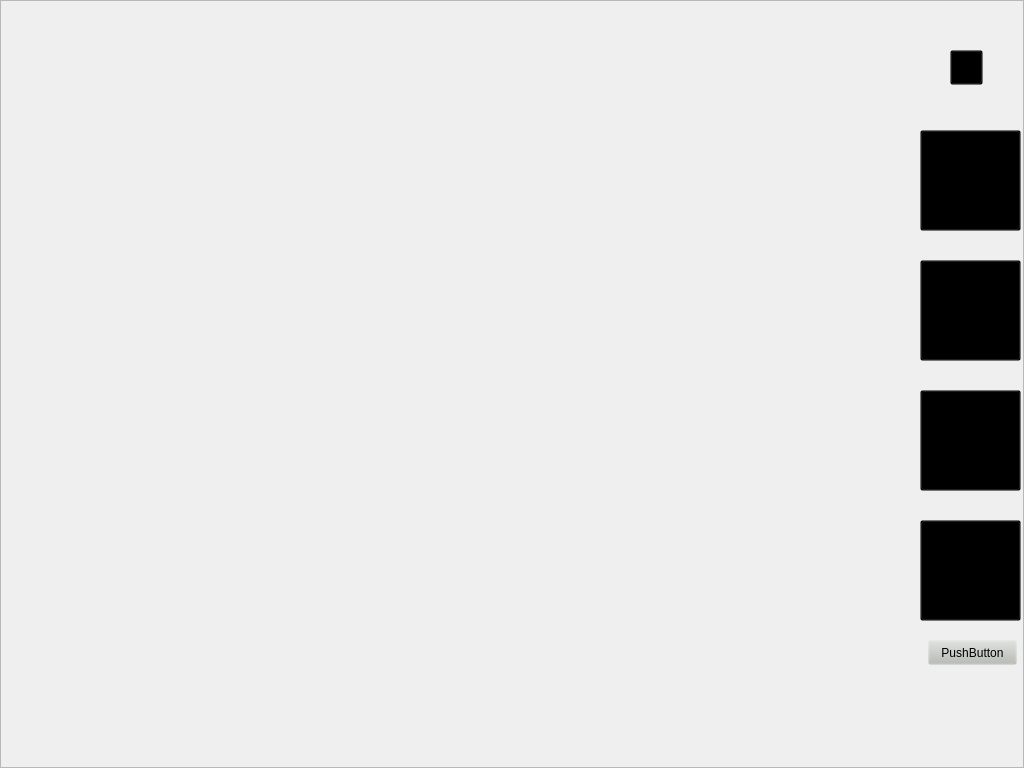
  <widget class="QFrame" name="frame">
   <property name="geometry">
    <rect>
     <x>0</x>
     <y>0</y>
     <width>1024</width>
     <height>768</height>
    </rect>
   </property>
   <property name="styleSheet">
    <string notr="true">#frame {
background-image: url(:/UI/Frame/背景.png);
}</string>
   </property>
   <property name="frameShape">
    <enum>QFrame::StyledPanel</enum>
   </property>
   <property name="frameShadow">
    <enum>QFrame::Raised</enum>
   </property>
   <widget class="QPushButton" name="paraButton">
    <property name="geometry">
     <rect>
      <x>920</x>
      <y>520</y>
      <width>101</width>
      <height>101</height>
     </rect>
    </property>
    <property name="styleSheet">
     <string notr="true">#paraButton {background-image: url(:/UI/Frame/参数设置.png);
background-color: transparent; }</string>
    </property>
    <property name="text">
     <string/>
    </property>
   </widget>
   <widget class="QPushButton" name="eventButton">
    <property name="geometry">
     <rect>
      <x>920</x>
      <y>390</y>
      <width>101</width>
      <height>101</height>
     </rect>
    </property>
    <property name="styleSheet">
     <string notr="true">#eventButton {background-image: url(:/UI/Frame/事件记录.png);
background-color: transparent; }</string>
    </property>
    <property name="text">
     <string/>
    </property>
   </widget>
   <widget class="QPushButton" name="curveButton">
    <property name="geometry">
     <rect>
      <x>920</x>
      <y>260</y>
      <width>101</width>
      <height>101</height>
     </rect>
    </property>
    <property name="styleSheet">
     <string notr="true">#curveButton {background-image: url(:/UI/Frame/曲线走势.png);
background-color: transparent; }</string>
    </property>
    <property name="text">
     <string/>
    </property>
   </widget>
   <widget class="QPushButton" name="systemButton">
    <property name="geometry">
     <rect>
      <x>920</x>
      <y>130</y>
      <width>101</width>
      <height>101</height>
     </rect>
    </property>
    <property name="styleSheet">
     <string notr="true">#systemButton {background-image: url(:/UI/Frame/系统监控.png); 
background-color: transparent; }</string>
    </property>
    <property name="text">
     <string/>
    </property>
   </widget>
   <widget class="QPushButton" name="backButton">
    <property name="geometry">
     <rect>
      <x>950</x>
      <y>50</y>
      <width>33</width>
      <height>35</height>
     </rect>
    </property>
    <property name="styleSheet">
     <string notr="true">#backButton {background-image: url(:/UI/Frame/返回首页.png);
background-color: transparent; }</string>
    </property>
    <property name="text">
     <string/>
    </property>
   </widget>
   <widget class="QFrame" name="frame_2">
    <property name="geometry">
     <rect>
      <x>230</x>
      <y>0</y>
      <width>361</width>
      <height>51</height>
     </rect>
    </property>
    <property name="styleSheet">
     <string notr="true">#frame_2 {background-image: url(:/UI/Frame/标题.png);background-color: transparent; }</string>
    </property>
    <property name="frameShape">
     <enum>QFrame::StyledPanel</enum>
    </property>
    <property name="frameShadow">
     <enum>QFrame::Raised</enum>
    </property>
   </widget>
   <widget class="QPushButton" name="pushButton_8">
    <property name="geometry">
     <rect>
      <x>928</x>
      <y>640</y>
      <width>89</width>
      <height>25</height>
     </rect>
    </property>
    <property name="palette">
     <palette>
      <active>
       <colorrole role="Button">
        <brush brushstyle="SolidPattern">
         <color alpha="255">
          <red>186</red>
          <green>189</green>
          <blue>182</blue>
         </color>
        </brush>
       </colorrole>
       <colorrole role="Base">
        <brush brushstyle="SolidPattern">
         <color alpha="0">
          <red>0</red>
          <green>0</green>
          <blue>0</blue>
         </color>
        </brush>
       </colorrole>
       <colorrole role="Window">
        <brush brushstyle="SolidPattern">
         <color alpha="0">
          <red>0</red>
          <green>0</green>
          <blue>0</blue>
         </color>
        </brush>
       </colorrole>
      </active>
      <inactive>
       <colorrole role="Button">
        <brush brushstyle="SolidPattern">
         <color alpha="255">
          <red>186</red>
          <green>189</green>
          <blue>182</blue>
         </color>
        </brush>
       </colorrole>
       <colorrole role="Base">
        <brush brushstyle="SolidPattern">
         <color alpha="0">
          <red>0</red>
          <green>0</green>
          <blue>0</blue>
         </color>
        </brush>
       </colorrole>
       <colorrole role="Window">
        <brush brushstyle="SolidPattern">
         <color alpha="0">
          <red>0</red>
          <green>0</green>
          <blue>0</blue>
         </color>
        </brush>
       </colorrole>
      </inactive>
      <disabled>
       <colorrole role="Button">
        <brush brushstyle="SolidPattern">
         <color alpha="255">
          <red>186</red>
          <green>189</green>
          <blue>182</blue>
         </color>
        </brush>
       </colorrole>
       <colorrole role="Base">
        <brush brushstyle="SolidPattern">
         <color alpha="0">
          <red>0</red>
          <green>0</green>
          <blue>0</blue>
         </color>
        </brush>
       </colorrole>
       <colorrole role="Window">
        <brush brushstyle="SolidPattern">
         <color alpha="0">
          <red>0</red>
          <green>0</green>
          <blue>0</blue>
         </color>
        </brush>
       </colorrole>
      </disabled>
     </palette>
    </property>
    <property name="toolTip">
     <string/>
    </property>
    <property name="styleSheet">
     <string notr="true"/>
    </property>
    <property name="text">
     <string>PushButton</string>
    </property>
   </widget>
  </widget>
